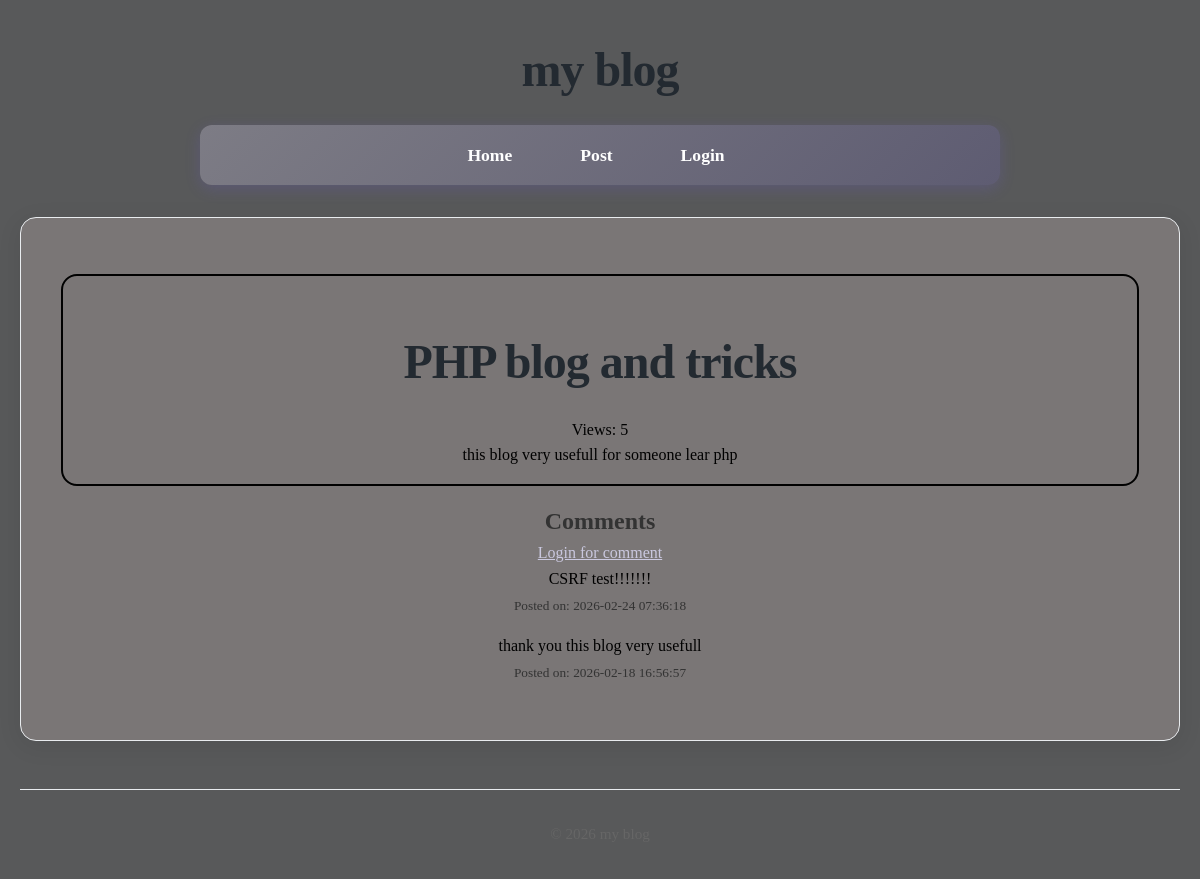
Screenshot of /post/2 with the database file from the repository.
### tables this page shows
CREATE TABLE posts(
    id INTEGER PRIMARY KEY AUTOINCREMENT,
    title TEXT NOT NULL,
    content TEXT NOT NULL,
    views INTEGER DEFAULT 0,
    user_id INTEGER NOT NULL,
    created_at DATETIME DEFAULT CURRENT_TIMESTAMP,
    FOREIGN KEY (user_id) REFERENCES users (id)
);

CREATE TABLE comments(
    id INTEGER PRIMARY KEY AUTOINCREMENT,
    content TEXT NOT NULL,
    user_id INTEGER NOT NULL,
    post_id INTEGER NOT NULL,
    created_at DATETIME DEFAULT CURRENT_TIMESTAMP,
    FOREIGN KEY (user_id) REFERENCES users (id),
    FOREIGN KEY (post_id) REFERENCES posts (id)
);

### core/View.php (called while the page is built, shortened)
<?php
class View{
    protected static $globals = [];
    public static function share(string $key , mixed $value): void{
        static::$globals[$key] = $value;
    }
    public static function render(string $template , array $data = [] , $layout = null): string{
        $data = [...static::$globals , ...$data];
        $content = static::renderTemplate($template, $data);
        return static::renderLayout($layout , $data, $content);
    }
    protected static function renderTemplate(string $template , array $data): string{
        extract($data);
        $path = dirname(__DIR__) . "/app/Views/$template.php";
        require $path;
        return ob_get_clean();
    }
     protected static function renderLayout(?string $template , array $data, string $content):string{
        return ob_get_clean();
    }
}

### app/Controllers/PostController.php (called while the page is built, shortened)
<?php
class PostController{
    public function show($id)
{
    $post = Post::find($id);
    $comments = Comment::forPost($id);
    return View::render(
        template: 'post/show',
        layout: 'layouts/main',
        data: [
            'post' => $post,
            'comments' => $comments,
            'user' => Auth::user()
        ]
    );
}
}

### core/Router.php (called while the page is built, shortened)
<?php
class Router{
    protected array $routes = [];
    protected array $globalMiddleware = [];
    protected array $routeMiddleware = [];
    public function add(string $method ,string $uri ,string $controller , array $middlewares = []): void{
        $this->routes[] = [
            'method' => $method,
            'uri' => $uri,
            'controller' => $controller,
            'middlewares' => $middlewares
        ];
    }
    public function addGlobalMiddleware(string $middleware):void {
        $this->globalMiddleware[] = $middleware;
    }
    public function addRouteMiddleware(string $name,string $middleware):void {
        $this->routeMiddleware[$name] = $middleware;
    }
    public function dispatch(string $uri ,string $method){
        $route = $this->findRoute($uri , $method);
        $middlewares = [
            ...$this->globalMiddleware,
            ...array_map(fn($name)=>$this->routeMiddleware[$name],$route['middlewares'])
        ];
       return $this->runMiddleware(
        $middlewares,
        function () use ($route) {
            [$controller , $action] = explode('@' , $route['controller']);
            return $this->callAction($controller , $action , $route['params']);
        }
       );
    }
    protected function runMiddleware(array $middlewares , callable $target): mixed{
        $next = $target;
        foreach(array_reverse($middlewares) as $middleware){
            $next = function() use ($middleware , $next){
                error_log("Middle ware : running $middleware");
                return (new $middleware)->handle($next);
            };
        }
        return $next();
    }
    protected function findRoute(string $uri , string $method): ?array{
        foreach($this->routes as $route){
            $params = $this->matchRoute($route['uri'] , $uri);
            if($params !== null && $route['method'] === $method){
                return [...$route , 'params' => $params];
            }
        }
        return null;
    }
    protected function matchRoute(string $routeUri,string $requestUri): ?array{
        $routeSegments = explode('/', trim($routeUri,'/'));
        $requestSegments = explode('/', trim($requestUri,'/'));
        if(count($routeSegments) !== count($requestSegments)){
            return null;
        }
        $params = [];
        foreach($routeSegments as $index => $routeSegment){
            if(str_starts_with($routeSegment,'{') && str_ends_with($routeSegment,'}')){
                $params[trim($routeSegment,'{}')] = $requestSegments[$index];
            }elseif($routeSegment !== $requestSegments[$index]){
                return null;
            }
        }
        return $params;
    }
    protected function callAction(string $controller,string $action,array $params): string{
        return (new $controller)->$action(... $params);
    }
}

### app/Middlewares/CSRF.php (called while the page is built, shortened)
<?php
class CSRF implements MiddleWare{
    public function handle(callable $next){
      return $next();
    }
}

### app/Middlewares/View.php (called while the page is built, shortened)
<?php
class View implements MiddleWare{
    public function handle(callable $next){
      return $next();
    }
}

### core/App.php (called while the page is built, shortened)
<?php
class App{
    protected static $container = [];
    public static function bind(string $key, mixed $value): void{
        static::$container[$key] = $value;
    }
    public static function get(string $key): mixed{
        return static::$container[$key];
    }
}

### core/Model.php (called while the page is built, shortened)
<?php
abstract class Model{
    protected static string $table;
    public static function find(mixed $id): ?static
{
    $db = App::get('database');
    $result = $db->fetch(
        "SELECT * FROM " . static::$table . " WHERE id = ?",
        [$id],
        static::class
    );
    return $result;
}
}

### core/DataBase.php (called while the page is built, shortened)
<?php
class DataBase{
    protected $pdo;
    public function __construct(array $config){
        try {
            $dsn = $this->createDsn($config);
            $username = $config['username'] ?? null;
            $password = $config['password'] ?? null;
            $options = $config['options'] ?? null;
            $this->pdo = new PDO($dsn , $username , $password , $options);
            $this->pdo->setAttribute(PDO::ATTR_ERRMODE,PDO::ERRMODE_EXCEPTION);
        } catch (PDOException $e) {
            throw new Exception("Could not connect to the database:" . $e);
        }
    }
    protected function createDsn(array $config): string{
        $driver = $config['driver'];
        $dbname = $config['dbname'];
        return match ($driver) {
            'sqlite' => "sqlite:$dbname",
            default => throw new Exception("Unsupported database driver: $driver") ,
        };
    }
    public function query(string $sql, array $params = []): PDOStatement{
        $stmt = $this->pdo->prepare($sql);
        $stmt->execute($params);
        return $stmt;
    }
    public function fetchAll(string $sql,array $params = [], ?string $classname = null): array{
        $stmt = $this->query($sql,$params);
        return $classname ? $stmt->fetchAll(PDO::FETCH_CLASS , $classname) : $stmt->fetchAll(PDO::FETCH_ASSOC);
    }
    public function fetch(string $query, array $params = [], ?string $class = null)
{
    $stmt = $this->query($query, $params);
    if ($class) {
        $result = $stmt->fetchObject($class);
        return $result === false ? null : $result;
    }
    $result = $stmt->fetch(PDO::FETCH_ASSOC);
    return $result === false ? null : $result;
}
}

### app/Models/Comment.php (called while the page is built, shortened)
<?php
class Comment extends Model{
    public static function forPost($postId): array{
        $db = App::get('database');
        return $db->fetchAll(
            "SELECT * FROM comments WHERE post_id = ? ORDER BY created_at DESC ",
            [$postId],
            static::class
        );
    }
}

### app/Views/post/show.php (the view)
<article class="article-blog">
    <h1 class="title-blog"><?= htmlspecialchars($post->title); ?></h1>
    <p class="view-blog">Views: <?= $post->views ?></p>
    <p class="content-blog">
        <?= nl2br(htmlspecialchars($post->content)) ?>
    </p>
</article>
<section>
    <h2 id="comments">Comments</h2>
    <?php if($user && check('comment')): ?>
        <form action="/post/<?= $post->id ?>/comment" method="POST" >
        <?= csrf_token() ?>
        <textarea name="content" rows="3" style="resize: none;"></textarea>
        <button type="submit">Send</button>
        </form>
    <?php else: ?>
    <p><a href="/login">Login for comment</a></p>
    <?php endif; ?>
    <?php foreach($comments as $comment): ?>
        <div class="div-comment">
            <p class="p-comment">
                <?= nl2br(htmlspecialchars($comment->content)) ?>
            </p>
            <small>Posted on: <?= $comment->created_at ?></small>
        </div>
    <?php endforeach; ?>
</section>

### public/style/style-form.css (style rules this page uses)
body { text-align: center; align-items: center; justify-content: center; }

### public/style/style-main.css (style rules this page uses)
* { margin: 0; padding: 0; box-sizing: border-box; }
body { font-family: Cambria, Cochin, Georgia, Times, 'Times New Roman', serif; line-height: 1.6; color: #333; background-color: #58595a; max-width: 1200px; margin: 0 auto; padding: 0 20px; }
h1 { text-align: center; margin: 2rem 0 1rem; font-size: 3rem; color: #232a31; font-weight: 700; letter-spacing: -1px; }
h1::after { margin-left: 10px; }
article { margin-bottom: 1rem; margin-top: 1rem; padding: 1rem; border: 1px solid gray; border-radius: 1rem; transition: 300ms ease-in; }
body { animation: fadeIn 0.5s ease-out; }
a { color: #cac8df; transition: color 0.3s ease; }
.div-comment { margin-bottom: 1rem; }
.p-comment { color: black; }
.article-blog { border: 2px solid black; color: black; }

### rows the page displays
posts: title "PHP blog and tricks", views "5", content "this blog very usefull for someone lear php"
comments: content "CSRF test!!!!!!!", created_at "2026-02-24 07:36:18"
comments: content "thank you this blog very usefull", created_at "2026-02-18 16:56:57"
